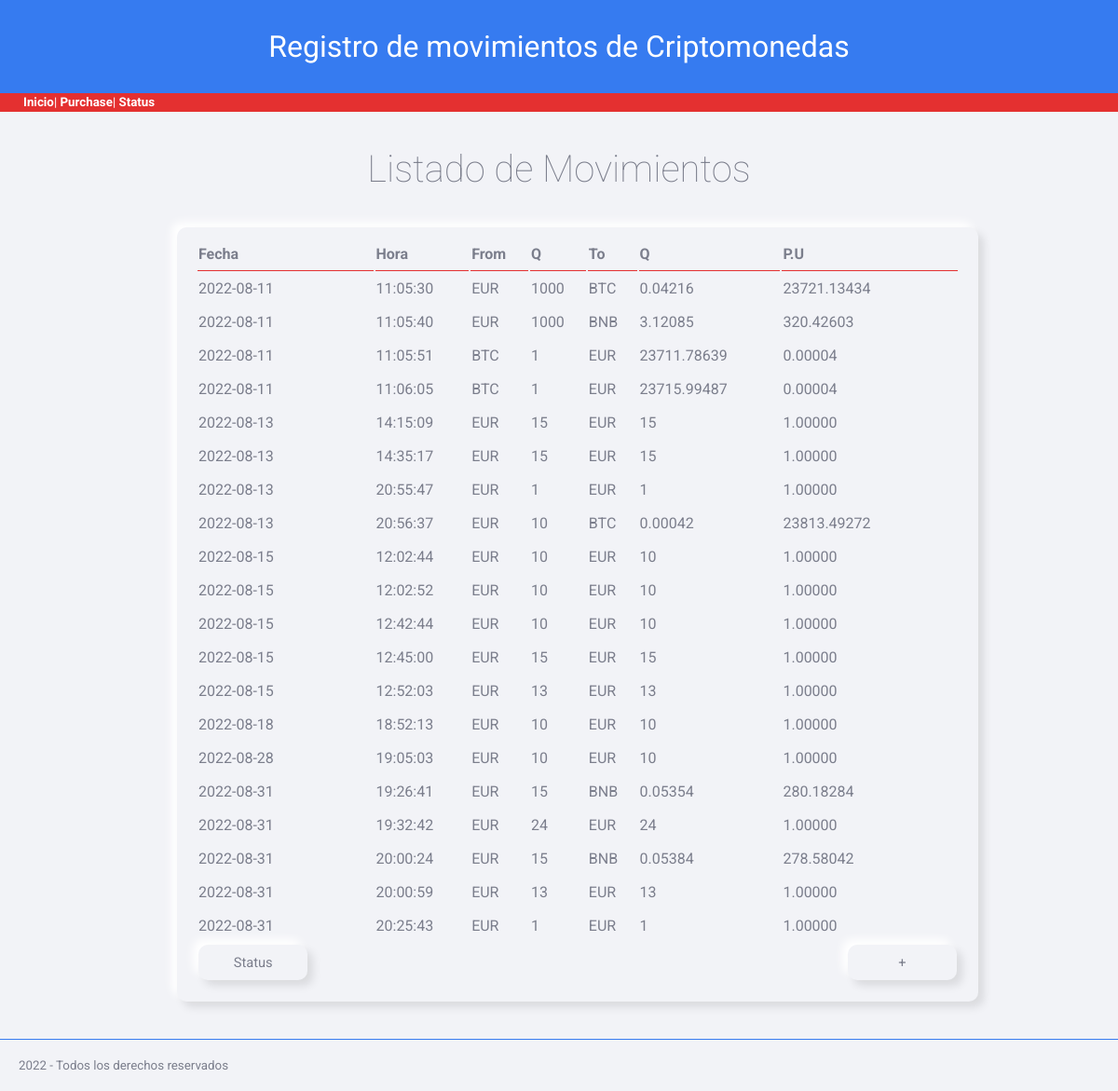
Before: / with the older database file.
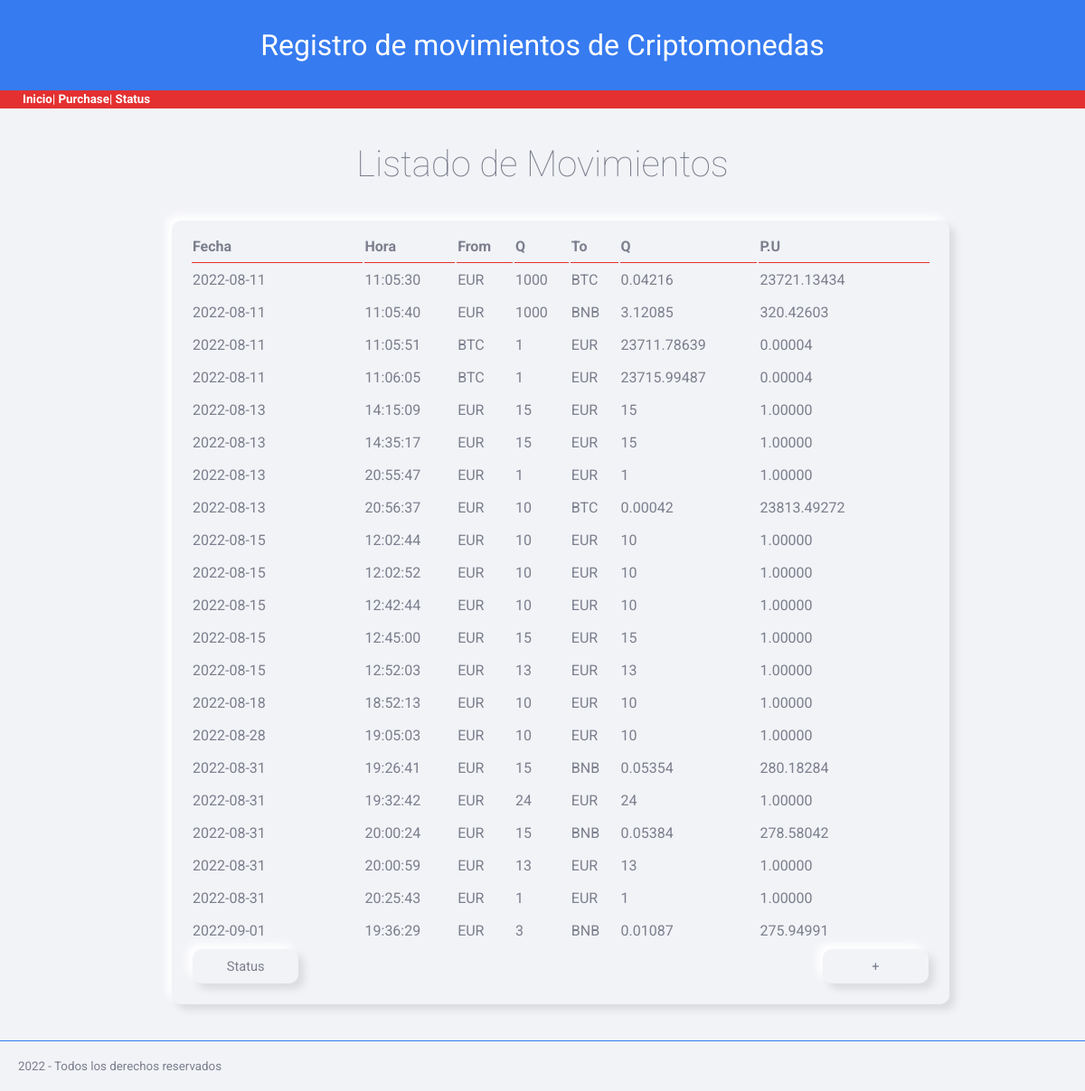
After: the same page with the newer database file.
### tables this page shows
CREATE TABLE "movimientos" (
	"id"	INTEGER NOT NULL,
	"date"	TEXT,
	"time"	TEXT,
	"moneda_from"	TEXT,
	"cantidad_from"	NUMERIC,
	"moneda_to"	TEXT,
	"cantidad_to"	NUMERIC,
	PRIMARY KEY("id" AUTOINCREMENT)
);

### money/views.py (the view)
@app.route("/")
def inicio():
    try:
        db = DBManager(RUTA)
        movimientos = db.consultaSQL("SELECT * from movimientos")
        return render_template("inicio.html", movs=movimientos)
    except:
        flash("Error al conectar con la BBDD",
              category="fallo")
        return render_template("inicio.html")

### money/models.py (called while the page is built)
    def consultaSQL(self, consulta):
        conexion = sqlite3.connect(self.ruta)
        cursor = conexion.cursor()
        cursor.execute(consulta)
        self.movimientos = []
        nombres_columnas = []
        for desc_columna in cursor.description:
            nombres_columnas.append(desc_columna[0])
        datos = cursor.fetchall()
        for dato in datos:
            movimiento = {}
            indice = 0
            for nombre in nombres_columnas:
                movimiento[nombre] = dato[indice]
                indice += 1
            self.movimientos.append(movimiento)
        conexion.close()
        return self.movimientos

### money/templates/inicio.html (shortened to what this page needs)
{% extends "base.html" %}
{%  block page_title %}
Listado de Movimientos
{% endblock %}
{% block contenido %}
{{ super ()}}
    <table class="paper">
        <tr>
            <th class="cabecera_tabla">Fecha</th>
            <th class="cabecera_tabla">Hora</th>
            <th class="cabecera_tabla">From</th>
            <th class="cabecera_tabla">Q</th>
            <th class="cabecera_tabla">To</th>
            <th class="cabecera_tabla">Q</th>
            <th class="cabecera_tabla">P.U</th>
        </tr>
        {% if movs %}
            {% for mov in movs %}
            <tr>
                <td>{{mov.date}}</td>
                <td>{{mov.time}}</td>
                <td>{{mov.moneda_from}}</td>
                <td>{{mov.cantidad_from}}</td>
                <td>{{mov.moneda_to}}</td>
                <td>{{mov.cantidad_to|round(5, 'common')}}</td>
                <td>{{'%0.5f'|format(mov.cantidad_from / mov.cantidad_to|float)}}</td>
            </tr>
            {% endfor %}
        {% else %}
        <tr>
            <td colspan="4">No hay movimientos que mostrar</td>
        </tr>
        {% endif %}
        <tr>
            <td>
                <a href="/status">
                    <button type="button" name="return" id="return">Status</button>
                </a>
            </td>
            <td></td>
            <td></td>
            <td></td>
            <td></td>
            <td></td>
            <td align="right">
                <a href="/purchase">
                   <button type="submit" name="return" id="return">+</button>
                </a>
            </td>
        </tr>
    </table>
{% endblock %}

### money/templates/base.html (shortened to what this page needs)
<!DOCTYPE html>
<html lang="en">
<head>
    <link rel="stylesheet" href="static/css/skeuos.css">
    <link rel="stylesheet" href="static/css/styles.css">
</head>
<body>
    <header>
        Registro de movimientos de Criptomonedas
    </header>
    <nav class="main_menu">
        <a href="/">Inicio</a>|<a href="\purchase"> Purchase</a>| <a href="\status"> Status</a>
    </nav>
    <main>
        {% block contenido %}
        <h2 class="main_page_title">{% block page_title %}{% endblock %}</h1>
        {% endblock %}
    </main>
    <footer class="pie_de_pagina">2022 - Todos los derechos reservados</footer>
</body>
</html>

### money/static/css/skeuos.css (style rules this page uses)
:root { --bg-color: #f2f3f7; --fg-color: #7b7e8c; --red: #E43030; --green: #19A187; --blue: #367bf0; --dark-blue: #265AB1; --maroon: #B8174C; --purple: #8C42AB; }
* { box-sizing: border-box; outline: none; -webkit-touch-callout: none; -webkit-appearance: none; -webkit-tap-highlight-color: transparent !important; -webkit-tap-highlight-color: rgba(0, 0, 0, 0) !important; -webkit-touch-callout: none; font-family: 'Roboto', sans-serif; letter-spacing: 0; }
html, body { background-color: #f2f3f7; color: #7b7e8c; margin: 0; padding: 0; font-size: 10pt; height: 100%; cursor: default; user-select: none; -webkit-user-select: none; -khtml-user-select: none; -moz-user-select: none; -ms-user-select: none; }
.with-shadow, .outset, button, .checktext input + span, .blue-button, .checktext input:checked + span, button.blue-button, .green-button, button.green-button, .green-button.blue-button, .red-button, button.red-button, .red-button.blue-button, .red-button.green-button, input[type="button"], input[type="submit"], input[type="reset"], select, input[type="text"]:not(select):focus, input[type="search"]:not(select):focus, input[type="tel"]:not(select):focus, input[type="url"]:not(select):focus, input[type="email"]:not(select):focus, input[type="password"]:not(select):focus, input[type="date"]:not(select):focus, input[type="month"]:not(select):focus, input[type="week"]:not(select):focus, input[type="time"]:not(select):focus, input[type="number"]:not(select):focus, input[type="color"]:not(select):focus, select:not(select):focus, textarea:not(select):focus, .paper { box-shadow: 6px 6px 10px rgba(0, 0, 0, 0.1), -6px -6px 10px white; }
.outset, button, .checktext input + span, .blue-button, .checktext input:checked + span, button.blue-button, .green-button, button.green-button, .green-button.blue-button, .red-button, button.red-button, .red-button.blue-button, .red-button.green-button, input[type="button"], input[type="submit"], input[type="reset"], select, input[type="text"]:not(select):focus, input[type="search"]:not(select):focus, input[type="tel"]:not(select):focus, input[type="url"]:not(select):focus, input[type="email"]:not(select):focus, input[type="password"]:not(select):focus, input[type="date"]:not(select):focus, input[type="month"]:not(select):focus, input[type="week"]:not(select):focus, input[type="time"]:not(select):focus, input[type="number"]:not(select):focus, input[type="color"]:not(select):focus, select:not(select):focus, textarea:not(select):focus, .paper { border-radius: 10px; background: #f2f3f7; }
.paper { padding: 10px 20px 20px; margin-top: 20px; min-height: 100px; font-size: 1.2em; background: #f2f3f7; }
section, article, .section, .article, .paper { line-height: 2em; word-wrap: break-word; word-break: normal; line-height: 2em; }
button, .checktext input + span, .blue-button, .checktext input:checked + span, button.blue-button, .green-button, button.green-button, .green-button.blue-button, .red-button, button.red-button, .red-button.blue-button, .red-button.green-button, input[type="button"], input[type="submit"], input[type="reset"] { border: 0; text-transform: capitalize; padding: 10px 0; width: 8em; text-align: center; cursor: pointer; color: inherit; font-size: 1.1rem; transition-property: background-color, box-shadow; transition-delay: .2s; transition-duration: .2s; }
a, a:link, a:visited, a:hover a:active { cursor: pointer; font-weight: bold; color: #367bf0; font-weight: bold; text-decoration: none; }
h1, h2, h3, h4, h5, h6 { line-height: 1.5em; }
h2 { font-size: 3em; font-weight: lighter; margin: .8em 0; }

### money/static/css/styles.css (style rules this page uses)
header { background-color: #367bf0; color: white; height: 100px; font-size: xx-large; line-height: 100px; text-align: center; }
nav { background-color: #E43030; color: white; height: 20px; line-height: 20px; padding-left: 25px; }
main { max-width: 900px; margin: auto; padding: 0 20px; }
table.paper { width: 100%; margin: 10px 20px; }
.cabecera_tabla { border-bottom: #E43030 1px solid; text-align: left; }
.pie_de_pagina { margin-top: 40px; padding: 20px; border-top: #367bf0 solid 1px; }
nav.main_menu a { color: white; }
h2.main_page_title { text-align: center; }
button { color: #7b7e8c; }

Changed rows visible on the page:
added movimientos: date "2022-09-01", time "19:36:29", moneda_from "EUR", cantidad_from "3", moneda_to "BNB", cantidad_to "0.01087", mov.cantidad_from/mov.cantidad_to|float "275.94991"
